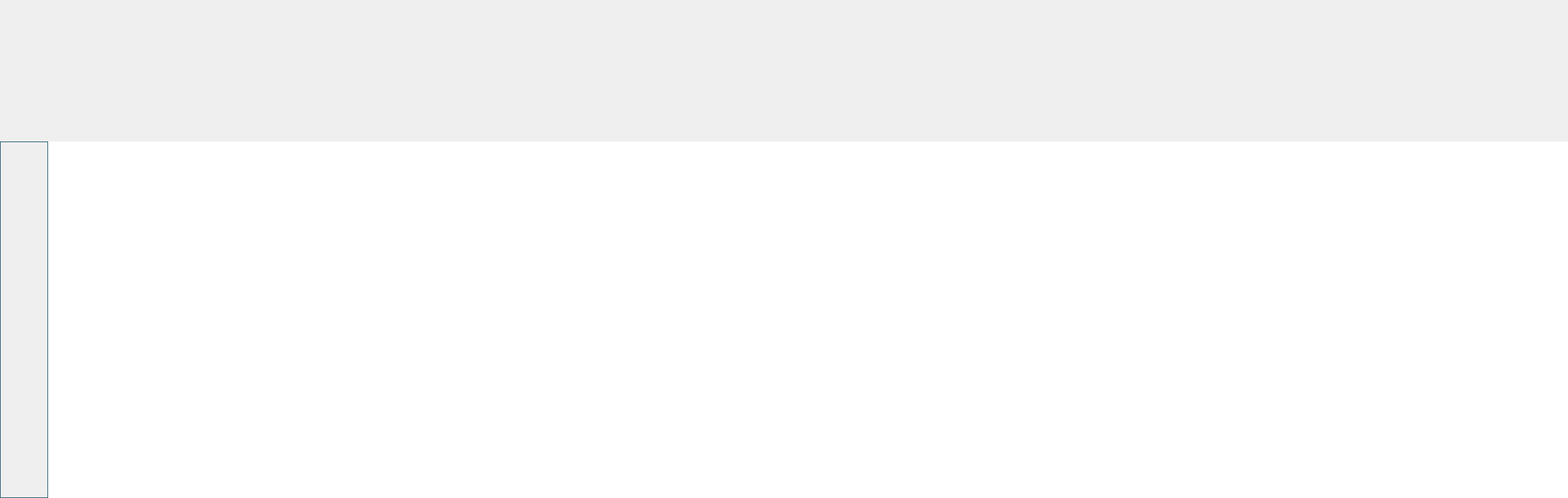
<?xml version="1.0" encoding="UTF-8"?>
<ui version="4.0">
 <class>ManageSystemClass</class>
 <widget class="QMainWindow" name="ManageSystemClass">
  <property name="geometry">
   <rect>
    <x>0</x>
    <y>0</y>
    <width>2217</width>
    <height>704</height>
   </rect>
  </property>
  <property name="windowTitle">
   <string>ManageSystem</string>
  </property>
  <widget class="QWidget" name="centralWidget">
   <layout class="QVBoxLayout" name="verticalLayout_2">
    <property name="spacing">
     <number>0</number>
    </property>
    <property name="leftMargin">
     <number>0</number>
    </property>
    <property name="topMargin">
     <number>0</number>
    </property>
    <property name="rightMargin">
     <number>0</number>
    </property>
    <property name="bottomMargin">
     <number>0</number>
    </property>
    <item alignment="Qt::AlignTop">
     <widget class="QWidget" name="bannerWidget" native="true">
      <property name="sizePolicy">
       <sizepolicy hsizetype="Preferred" vsizetype="Preferred">
        <horstretch>0</horstretch>
        <verstretch>0</verstretch>
       </sizepolicy>
      </property>
      <property name="minimumSize">
       <size>
        <width>1200</width>
        <height>200</height>
       </size>
      </property>
      <property name="styleSheet">
       <string notr="true">border-image: url(:/ManageSystem/images/banner.png);</string>
      </property>
      <layout class="QHBoxLayout" name="horizontalLayout_3">
       <item>
        <spacer name="horizontalSpacer">
         <property name="orientation">
          <enum>Qt::Horizontal</enum>
         </property>
         <property name="sizeHint" stdset="0">
          <size>
           <width>40</width>
           <height>20</height>
          </size>
         </property>
        </spacer>
       </item>
       <item alignment="Qt::AlignTop">
        <widget class="QPushButton" name="exitButton">
         <property name="sizePolicy">
          <sizepolicy hsizetype="Fixed" vsizetype="Fixed">
           <horstretch>0</horstretch>
           <verstretch>0</verstretch>
          </sizepolicy>
         </property>
         <property name="minimumSize">
          <size>
           <width>30</width>
           <height>30</height>
          </size>
         </property>
         <property name="maximumSize">
          <size>
           <width>30</width>
           <height>30</height>
          </size>
         </property>
         <property name="styleSheet">
          <string notr="true">QPushButton#exitButton
{
	border-radius: 3px;
	background-color: rgba(116, 176, 176, 0);
	border-image: url(:/ManageSystem/images/exit.png);
}
QPushButton#exitButton:hover
{
	background-color: rgba(255, 255, 255, 80);
}
QPushButton#exitButton:pressed
{
	background-color: rgba(255, 255, 255, 160);
}

</string>
         </property>
         <property name="text">
          <string/>
         </property>
        </widget>
       </item>
      </layout>
     </widget>
    </item>
    <item>
     <widget class="QWidget" name="backgroundWidget" native="true">
      <property name="styleSheet">
       <string notr="true">QWidget#backgroundWidget
{
	border-image: url(:/ManageSystem/images/background.png);
}</string>
      </property>
      <layout class="QHBoxLayout" name="horizontalLayout">
       <property name="spacing">
        <number>0</number>
       </property>
       <property name="leftMargin">
        <number>0</number>
       </property>
       <property name="topMargin">
        <number>0</number>
       </property>
       <property name="rightMargin">
        <number>0</number>
       </property>
       <property name="bottomMargin">
        <number>0</number>
       </property>
       <item>
        <widget class="QScrollArea" name="scrollArea">
         <property name="sizePolicy">
          <sizepolicy hsizetype="Fixed" vsizetype="Expanding">
           <horstretch>0</horstretch>
           <verstretch>0</verstretch>
          </sizepolicy>
         </property>
         <property name="styleSheet">
          <string notr="true">border:none;
background-color: transparent;</string>
         </property>
         <property name="widgetResizable">
          <bool>true</bool>
         </property>
         <widget class="QWidget" name="scrollAreaWidgetContents">
          <property name="geometry">
           <rect>
            <x>0</x>
            <y>0</y>
            <width>69</width>
            <height>504</height>
           </rect>
          </property>
          <property name="styleSheet">
           <string notr="true">border:1px solid rgb(45, 100, 120);</string>
          </property>
          <layout class="QVBoxLayout" name="verticalLayout">
           <property name="spacing">
            <number>0</number>
           </property>
           <property name="leftMargin">
            <number>0</number>
           </property>
           <property name="topMargin">
            <number>0</number>
           </property>
           <property name="rightMargin">
            <number>0</number>
           </property>
           <property name="bottomMargin">
            <number>0</number>
           </property>
          </layout>
         </widget>
        </widget>
       </item>
       <item>
        <widget class="QWidget" name="mainWidget" native="true">
         <property name="styleSheet">
          <string notr="true">#mainWidget
{
background-color: white;
}</string>
         </property>
         <layout class="QHBoxLayout" name="mainHorizontalLayout">
          <property name="spacing">
           <number>0</number>
          </property>
          <property name="leftMargin">
           <number>0</number>
          </property>
          <property name="topMargin">
           <number>0</number>
          </property>
          <property name="rightMargin">
           <number>0</number>
          </property>
          <property name="bottomMargin">
           <number>0</number>
          </property>
         </layout>
        </widget>
       </item>
      </layout>
     </widget>
    </item>
   </layout>
  </widget>
 </widget>
 <layoutdefault spacing="6" margin="11"/>
 <resources>
  <include location="managesystem.qrc"/>
 </resources>
 <connections/>
</ui>
